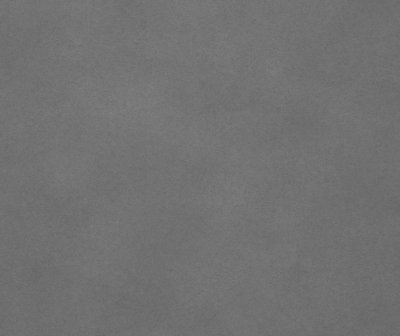
#> input picture Correlation/src/temp_data/raw.jpg, 400 x 336 px, found by its file name
$ jupyter execute --allow-errors Figures-supplemental.ipynb
#> lines starting #> are read from the running program, lines starting #| are printed output that depends on the picture
### Correlation/src/corr_utils.py
# Define some utility functions that are used in 'Correlation' notebooks
import pandas as pd
import matplotlib.pyplot as plt
import numpy as np
from myImageLib import dirrec, bestcolor, wowcolor
from scipy.ndimage import gaussian_filter1d, uniform_filter1d
from scipy.signal import savgol_filter, medfilt
from scipy.optimize import curve_fit
import corrLib
import os
from skimage import io
from matplotlib.patches import Rectangle

# general
# [719 lines left out: functions data_log_mapping, tentative_log, illumination_correction, data_log, unified_symbols, scalebar_shape_position and 12 more, not called in this run]


# fig3_spatial-correlations
def exp(x, a):
    return np.exp(-a*x)

# [371 lines left out: functions corr_length, xy_to_r, average_data, plot_correlation, retrieve_dxd_data, corr2d and 6 more, not called in this run]

def read_piv(pivDir):
    """
    Read piv data from pivDir as X, Y, U, V

    X, Y, U, V = read_piv(pivDir)
    """
    pivData = pd.read_csv(pivDir)
    row = len(pivData.y.drop_duplicates())
    col = len(pivData.x.drop_duplicates())
    X = np.array(pivData.x).reshape((row, col))
    Y = np.array(pivData.y).reshape((row, col))
    U = np.array(pivData.u).reshape((row, col))
    V = np.array(pivData.v).reshape((row, col))
    return X, Y, U, V

# [266 lines left out: functions vspatial, visualize_two_point_correlation, calculate_and_visualize_energy_spectrum, spatial_correlation, xy_bin, efft and 3 more, not called in this run]

### Correlation/src/corrLib.py
import numpy as np
import matplotlib.pyplot as plt
from myImageLib import dirrec
from skimage import io
import os
import pandas as pd
import sys
import time
import pdb
from scipy.signal import savgol_filter

# [106 lines left out: functions corrS, corrI, divide_windows, distance_corr, corrIseq, not called in this run]

def readseq(folder):
    imgDirs = dirrec(folder, '*.tif')
    nameList = []
    dirList = []
    for imgDir in imgDirs:
        path, file = os.path.split(imgDir)
        name, ext = os.path.splitext(file)
        nameList.append(name)
        dirList.append(imgDir)
    fileList = pd.DataFrame()
    fileList = fileList.assign(Name=nameList, Dir=dirList)
    fileList = fileList.sort_values(by=['Name'])
    return fileList

# [38 lines left out: functions boxsize_effect_spatial, density_fluctuation, not called in this run]

# [3 lines that do not run on import are left out]

### mylib/typesetting/main.py
import matplotlib

def prl(preset='1-column-2-panel'):
    """
    Args:
    preset -- the type of preset to use (figure size and dpi)
    """
    presets = {}
    presets['1-column-2-panel'] = (1.75, 1.5, 400)
    presets['1-column-1-panel'] = (3.5, 1.5, 400)

    w, h, dpi = presets[preset]
    matplotlib.rcParams['figure.figsize'] = w, h
    matplotlib.rcParams['figure.dpi'] = dpi

    matplotlib.rcParams['font.family'] = 'Times New Roman'
    matplotlib.rcParams['text.usetex'] = True

    matplotlib.rcParams['axes.labelpad'] = 1.0
    matplotlib.rcParams['axes.linewidth'] = 0.5

    matplotlib.rcParams['xtick.labelsize'] = 'small'
    matplotlib.rcParams['xtick.direction'] = 'in'
    matplotlib.rcParams['xtick.minor.visible'] = True
    matplotlib.rcParams['xtick.top'] = True
    matplotlib.rcParams['xtick.major.size'] = 2.5
    matplotlib.rcParams['xtick.minor.size'] = 1.6

    matplotlib.rcParams['ytick.labelsize'] = 'small'
    matplotlib.rcParams['ytick.direction'] = 'in'
    matplotlib.rcParams['ytick.minor.visible'] = True
    matplotlib.rcParams['ytick.right'] = True
    matplotlib.rcParams['ytick.major.size'] = 2.5
    matplotlib.rcParams['ytick.minor.size'] = 1.6

    # LEGEND
    matplotlib.rcParams['legend.labelspacing'] = 0.2
    matplotlib.rcParams['legend.handlelength'] = 1
    matplotlib.rcParams['legend.fontsize'] = 'small'
    matplotlib.rcParams['legend.handletextpad'] = 0.2
    matplotlib.rcParams['legend.columnspacing'] = 0.5
    matplotlib.rcParams['legend.frameon'] = False

    # FONT
    matplotlib.rcParams['font.size'] = 8
    return None


### Correlation/src/Figures-supplemental.ipynb
# Figures for the giant number fluctuations project (DF) - Supplemental

## General guidelines

- Figure organization
    - Figures will be organized under corresponding sections (h2 title).
    - Subfigures (panels) will be under subsections (h3 title).
    - Each subsection should be self-complete, meaning that to plot a certain figure, only the code in that specific section needs to be run, except importing packages (which should always be the first thing to run when starting the notebook.
- Ideas and plans that haven't been implemented should be listed in the **Plans** block, in <font color='blue'>blue color</font>.
- While notebooks for each specific figure is still kept in this directory, they are used mainly for drafting figures, testing code and trying out ideas. Once a figure is finalized, copy the corresponding code to this notebook.

## <font color='blue'> Plans

<font color='blue'>

- ...
</font>

## Table of content
1. GNF calculation
    - (a) subsystems of varying sizes
    - (b) multiple seeds for spatial average
3. Does image contrast matter?
    - (a) low and high contrast images
    - (b) number fluctuations
4. The effect of illumination intensity fluctuations

## 0 Packages

[cell 1]
import numpy as np
import pandas as pd
import matplotlib.pyplot as plt
import matplotlib.patches as mpatch
from skimage import io
from corr_utils import *
import typesetting.main as tm
tm.prl()
from corrLib import *
import matplotlib as mpl

## 1 GNF calculations
### 1.1 subsystems of varying sizes

#> (a cell that did not finish here is left out)

### 1.2 multiple seeds for spatial average

#> (a cell that did not finish here is left out)

## 2 Does image contrast matter?
### (a) low and high contrast images

[cell 4]
low = io.imread(r'temp_data\raw.jpg', as_gray=True)
#> low is the input picture: shape (336, 400); min 100, max 129, mean 113.4
high = io.imread(r'temp_data\auto.jpg', as_gray=True)
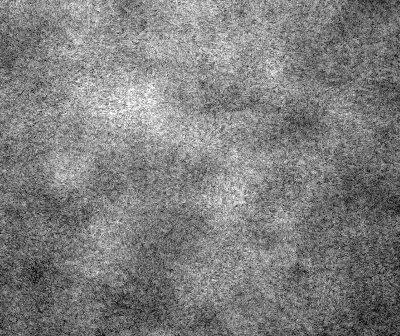
#> input picture Correlation/src/temp_data/auto.jpg, 400 x 336 px, found by its file name
#> high is the input picture: shape (336, 400); min 0, max 255, mean 126.5
fig, ax = plt.subplots(nrows=1, ncols=2, figsize=(4, 2))
ax[0].imshow(low, cmap='gray', vmin=0, vmax=255)
ax[0].axis('off')
ax[1].imshow(high, cmap='gray', vmin=0, vmax=255)
ax[1].axis('off')

fig.savefig(r'E:\Google Drive\Research projects\DF\Figures\technical-details\image-contrast\images.pdf')
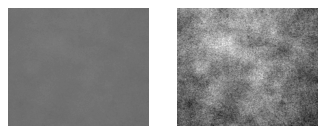
#> figure drawn by matplotlib, 2 panels

### (b) number fluctuations

[cell 5]
def down_size_imseq(folder, windowsize=[50, 50], step=25):
    """
    Downsizing an image sequence of k images in given folder and save them as an numpy array of size k*m*n,
    where m and n are the downsized dimension of each image.

    Args:
    folder -- folder of image sequence
    windowsize -- parameter of corrLib.divide_windows(), pixel
    step -- parameter of corrLib.divide_windows(), pixel

    Returns:
    stack -- numpy array of size k*m*n
    """

    l = corrLib.readseq(folder)
